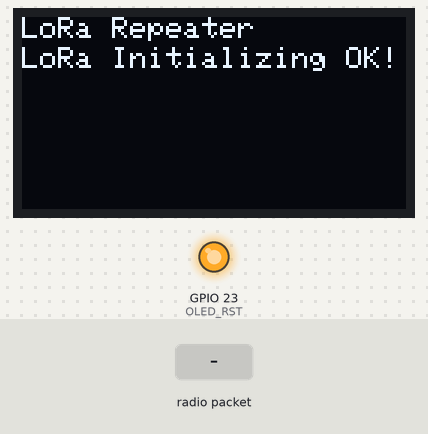
A sketch run on a simulated ESP32. Parts: 128×64 one-colour display, output pins drawn as LEDs (lit = HIGH). The inputs (shaded band) are chosen by the test bench. No radio packets arrive unless stated; pins used as bus, display or sensor lines are not drawn; what the sketch prints to the serial monitor is not drawn.

Above: at 3.3 s.
3.4 s: radio packet "Wide" arrives
4.9 s: radio packet "5" arrives
Timing chart, 0 to 7.9 s (numbered marks = the images above; inputs shaded):
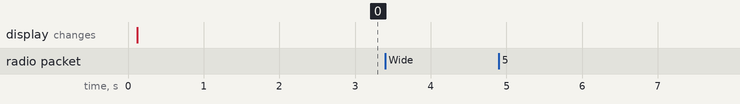

The sketch:

repeater.ino
```cpp
#include <SPI.h>
#include <LoRa.h>

//Libraries for OLED Display
#include <Wire.h>
#include <Adafruit_GFX.h>
#include <Adafruit_SSD1306.h>

#define LORA_V1_0_OLED  0
#define LORA_V1_2_OLED  0
#define LORA_V1_6_OLED  1
#define LORA_V2_0_OLED  0

//define the pins used by the LoRa transceiver module
#define SCK 5
#define MISO 19
#define MOSI 27
#define SS 18
#define RST 23
#define DIO0 26

#define BAND 915E6
#define SF 7
#define MAX_HOPS 2 // Maximum number of hops allowed

//OLED pins
#define OLED_SDA 21
#define OLED_SCL 22
#define OLED_RST 23
#define SCREEN_WIDTH 128 // OLED display width, in pixels
#define SCREEN_HEIGHT 64 // OLED display height, in pixels

//packet counter
int counter = 0;

Adafruit_SSD1306 display(SCREEN_WIDTH, SCREEN_HEIGHT, &Wire, OLED_RST);

void setup() {
  //initialize Serial Monitor
  Serial.begin(115200);

  //reset OLED display via software
  pinMode(OLED_RST, OUTPUT);
  digitalWrite(OLED_RST, LOW);
  delay(20);
  digitalWrite(OLED_RST, HIGH);

  //initialize OLED
  Wire.begin(OLED_SDA, OLED_SCL);
  if(!display.begin(SSD1306_SWITCHCAPVCC, 0x3c, false, false)) { // Address 0x3C for 128x32
    Serial.println(F("SSD1306 allocation failed"));
    for(;;); // Don't proceed, loop forever
  }

  display.clearDisplay();
  display.setTextColor(WHITE);
  display.setTextSize(1);
  display.setCursor(0,0);
  display.print("LoRa Repeater ");
  display.display();

  Serial.println("LoRa Repeater v0.0 Test");

  //SPI LoRa pins
  SPI.begin(SCK, MISO, MOSI, SS);
  //setup LoRa transceiver module
  LoRa.setPins(SS, RST, DIO0);

  if (!LoRa.begin(BAND)) {
    Serial.println("Starting LoRa failed!");
    while (1);
  }
  LoRa.setSpreadingFactor(SF);

  Serial.println("LoRa Initializing OK!");
  display.setCursor(0,10);
  display.print("LoRa Initializing OK!");
  display.display();
  delay(2000);
}

void loop() {
  // Receive packet
  int packetSize = LoRa.parsePacket();

  display.setCursor(0,10);
  display.print( LoRa.packetRssi() );
  display.setCursor(0,20);
  display.print( LoRa.packetSnr() );

  if (packetSize) {
    // Read packet
    String incoming = "";
    while (LoRa.available()) {
      incoming += (char)LoRa.read();
    }

    // Display received packet
    Serial.println("Received    : " + incoming + " With RSSI and SNR : " + LoRa.packetRssi() + " and " + LoRa.packetSnr() );


    // Check WideN path
    if (incoming.startsWith("Wide")) {
      int dashIndex = incoming.indexOf('-');
      if (dashIndex != -1) {
        String hopCountStr = incoming.substring(dashIndex + 1);
        int hopCount = hopCountStr.toInt();

        // If hop count is valid, decrement and retransmit if necessary
        if (hopCount > 0 && hopCount <= MAX_HOPS) {
          hopCount--;

          String newPacket = "Wide" + incoming.substring(dashIndex - 1 , dashIndex) + "-" + String(hopCount) + incoming.substring(dashIndex + 2);

          // Retransmit the packet after a delay
          delay(100);
          LoRa.beginPacket();
          LoRa.print(newPacket);
          LoRa.endPacket();
          Serial.println("Transmitted : " + newPacket);
          display.setCursor(0,10);
          display.print("Packet Transmitted ");

        } else if ( hopCount <= 0 || hopCount >= MAX_HOPS ){
          Serial.println("Packet Dropped");
          display.setCursor(0,10);
          display.print("Packet Dropped ");
          }
      }
    }
  }
}
```

Measured:
- after the input at 3.4 s, every drawn part: stays the same
- after the input at 4.9 s, every drawn part: stays the same
